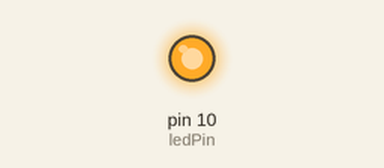
The sketch below on a simulated Arduino Uno, built with avr-gcc and run on an emulated ATmega328P. On the bench: output pins drawn as LEDs (lit = HIGH).

Above: at 1.0 s.
At 5.6 s:
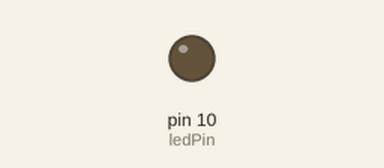
Timing chart, 0 to 10.7 s (numbered marks = the images above):
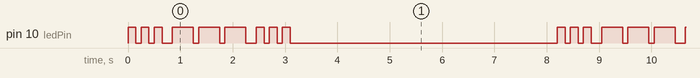

Measured:
- by itself, pin 10 (ledPin): repeats every 8.2 s: 2 × (LOW 0.10 s, HIGH 0.15 s), LOW 0.20 s, 2 × (HIGH 0.40 s, LOW 0.10 s), HIGH 0.40 s, LOW 0.20 s, 2 × (HIGH 0.15 s, LOW 0.10 s), HIGH 0.15 s, LOW 5.1 s, HIGH 0.15 s
- by itself, everything shown: repeats every 8.2 s, in 18 steps

The sketch:

Programa_2.ino
```cpp
// LED ligada ao pino 10
int ledPin = 10;

// executa uma vez, quando sketch inicia
void setup(){
  //define o pino como saída
  pinMode(ledPin, OUTPUT);
}

//executa repetidas vezes
void loop(){
  //3 pontos
  for(int i=0; i<3; i++){
    digitalWrite(ledPin, HIGH);
    delay(150);
    digitalWrite(ledPin, LOW);
    delay(100);
  }
  //espera 100ms para marcar o intervalo entre letras
  delay(100);

  //3 traços
  for(int i=0; i<3; i++){
    digitalWrite(ledPin, HIGH);
    delay(400);
    digitalWrite(ledPin, LOW);
    delay(100);
  }

  //espera 100ms para marcar o intervalo entre letras
  delay(100);

  //3 pontos
  for(int i=0; i<3; i++){
    digitalWrite(ledPin, HIGH);
    delay(150);
    digitalWrite(ledPin, LOW);
    delay(100);
  }

  //espera 5 segundos antes de repetir o sinal SOS
  delay(5000);
}
```
